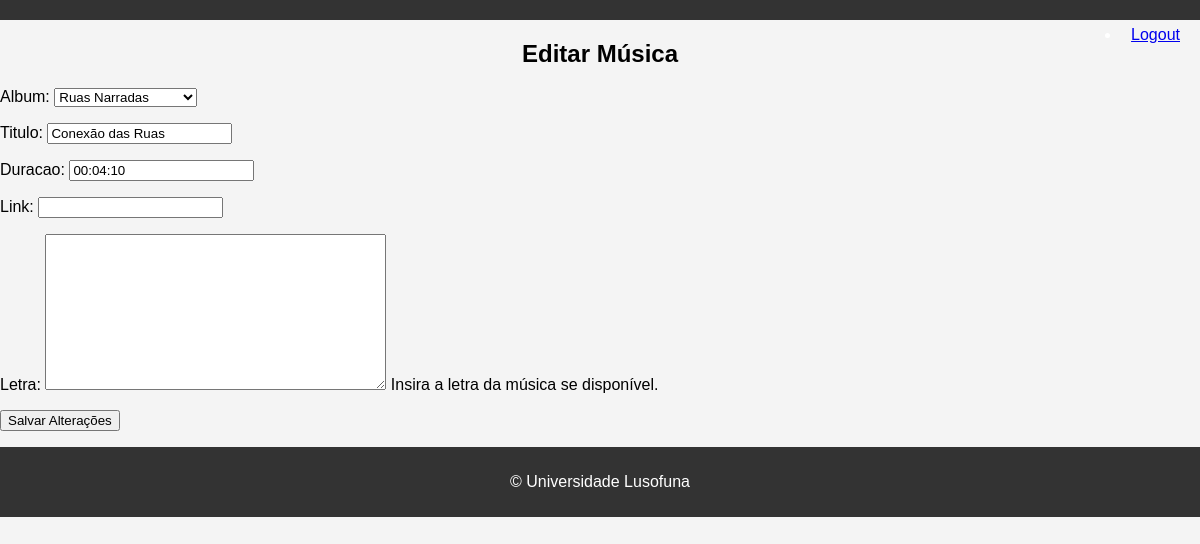
/bandas/musica/2/edita/ (signed in), run on the app's committed database.
### bandas/models.py (models this page shows, shortened)
class Musica(models.Model):
    album = models.ForeignKey(Album, on_delete=models.CASCADE, related_name='musicas')
    titulo = models.CharField(max_length=100)
    duracao = models.DurationField()
    link = models.URLField(blank=True, null=True)
    letra = models.TextField(default='', null=True, blank=True)  # Novo campo

class Album(models.Model):
    banda = models.ForeignKey(Banda, on_delete=models.CASCADE, related_name='albuns')
    titulo = models.CharField(max_length=100)
    capa = models.ImageField(upload_to='bandas/', null=True, blank=True)
    ano_lancamento = models.PositiveIntegerField()
    def __str__(self):
        return self.titulo

### bandas/views.py (the view)
# urls.py: path('musica/<int:musica_id>/edita/', views.edita_musica_view, name='edita_musica'),
@login_required
def edita_musica_view(request, musica_id):
    musica = get_object_or_404(Musica, id=musica_id)
    form = MusicaForm(request.POST or None, instance=musica)
    if form.is_valid():
        form.save()
        return redirect('bandas:musica', musica_id=musica.id)
    context = {'form': form, 'musica': musica}
    return render(request, 'bandas/edita_musica.html', context)

### bandas/forms.py
class MusicaForm(forms.ModelForm):
    class Meta:
        model = Musica
        fields = '__all__'
        help_texts = {
            'letra': 'Insira a letra da música se disponível.',
        }

### bandas/templates/bandas/edita_musica.html (shortened to what this page needs)
{% extends 'layout.html' %}
{% block content %}
<h2>Editar Música</h2>
<form action="{% url 'bandas:edita_musica' musica.id %}" method="post">
    {{ form.as_p }}
    <button type="submit">Salvar Alterações</button>
</form>
{% endblock %}

### templates/layout.html (style rules this page uses)
body { font-family: Arial, sans-serif; margin: 0; padding: 0; background-color: #f4f4f4; }
h2 { text-align: center; }

### data on the page
Musica: album "Ruas Narradas", duracao "00:04:10"
Album: titulo "Conexão das Ruas"
